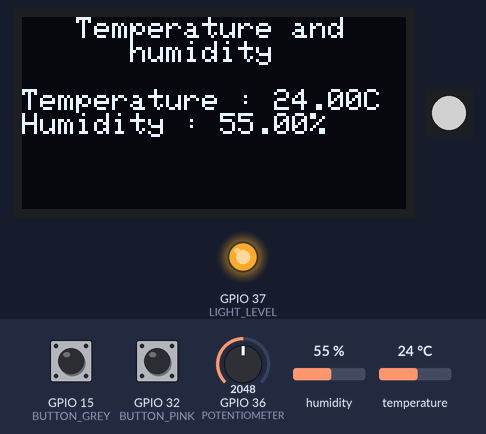
Recording of a sketch running on a simulated ESP32. Shown: 128×64 one-colour display, 1 RGB LEDs in strip order, left to right, output pins drawn as LEDs (lit = HIGH). The inputs (shaded band) are chosen by the test bench; at power-on: GPIO 36 (POTENTIOMETER) = 2048, GPIO 15 (BUTTON_GREY) LOW, GPIO 32 (BUTTON_PINK) LOW, humidity 55 %, temperature 24 °C. Dim RGB values are drawn brighter than linear; WiFi joins after 1.5 s; servers stay silent unless stated; uploads are accepted with an empty reply. At 38.0 s the program puts the board to deep sleep or switches it off; the recording ends there.

Above: at 2.8 s.
2.9 s: GPIO 36 (POTENTIOMETER) set to 19
At 4.1 s:
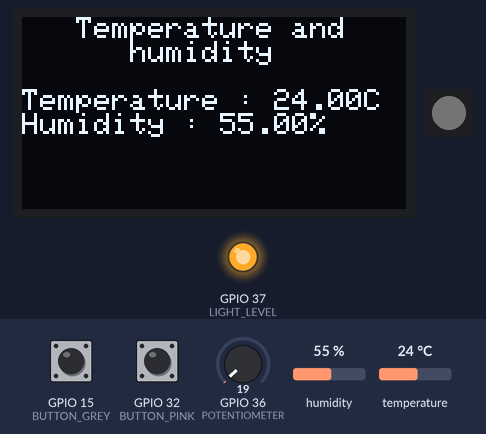
4.4 s: GPIO 36 (POTENTIOMETER) set to 15
At 5.5 s:
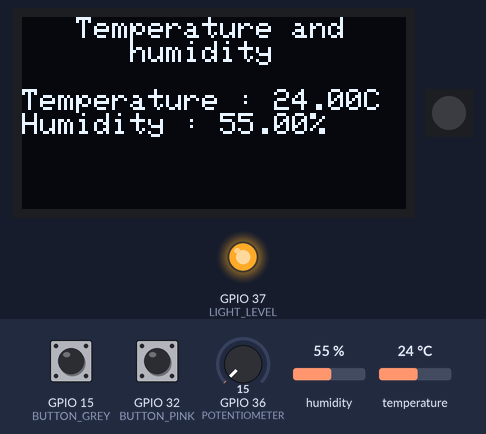
5.9 s: GPIO 15 (BUTTON_GREY) pulled HIGH for 0.15 s
At 6.6 s:
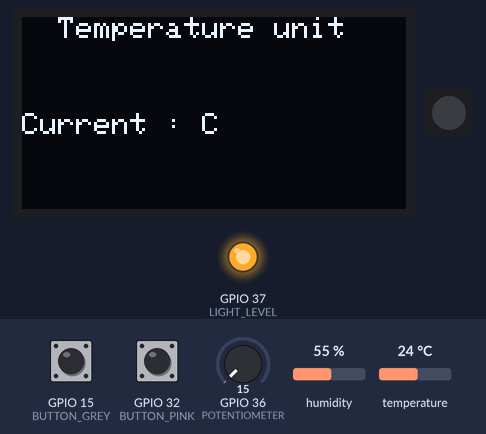
7.6 s: GPIO 32 (BUTTON_PINK) pulled HIGH for 0.15 s
9.2 s: GPIO 15 (BUTTON_GREY) pulled HIGH for 1 s
At 10.6 s:
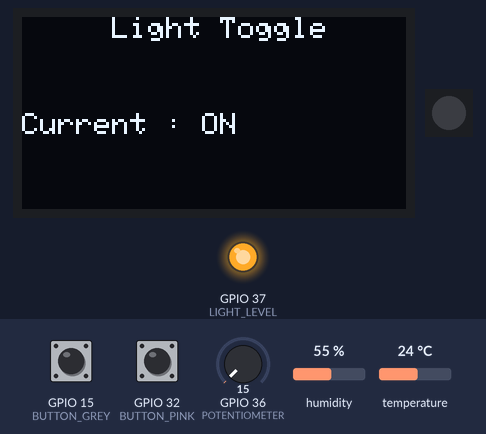
11.7 s: GPIO 32 (BUTTON_PINK) pulled HIGH for 1 s
At 13.3 s:
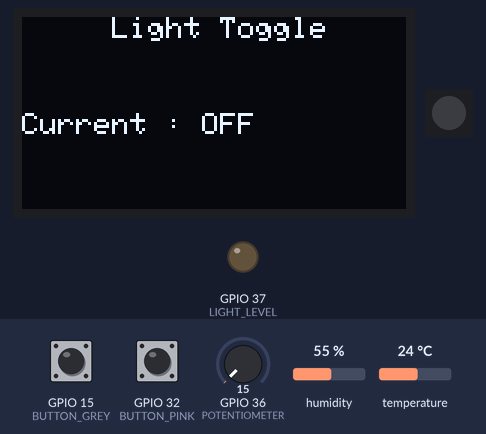
Timing chart, 0 to 14.8 s (numbered marks = the images above; inputs shaded):
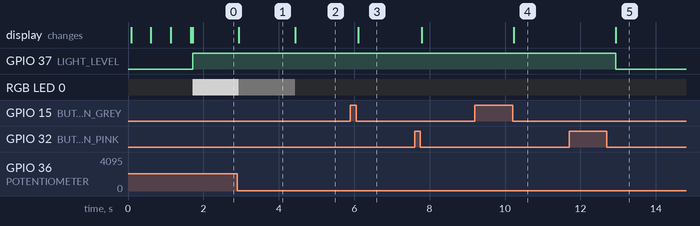

The sketch:

MenuInternetV1.ino
```cpp
#include <SPI.h>
#include <Wire.h>
#include <Adafruit_GFX.h>
#include <Adafruit_SH110X.h>
#include "DHT.h"
#include <analogWrite.h>
#include <Adafruit_NeoPixel.h>
#include <WiFi.h>
#include <ArduinoHttpClient.h>

#define BUTTON_GREY 15
#define BUTTON_PINK 32
#define POTENTIOMETER A0
#define LIGHT_LEVEL A1
#define LIGHT_DATA A5
#define BUTTON_A 15
#define BUTTON_B 32
#define BUTTON_C 14
#define DHTPIN 33
#define DHTTYPE DHT22
#define MIN_DELAY 100
#define SLEEP_DELAY 25000
#define SERIAL_DISPLAY_MODE false

// OLED FeatherWing
Adafruit_SH1107 display = Adafruit_SH1107(64, 128, &Wire);
DHT dht(DHTPIN, DHTTYPE);
Adafruit_NeoPixel strip(1, LIGHT_DATA, NEO_GRB + NEO_KHZ800);


int grey_button_state = LOW;
int pink_button_state = LOW;
int grey_button_state_previous = LOW;
int pink_button_state_previous = LOW;
int analogDiff = 0;
unsigned long grey_previous_press_date = 0;
unsigned long pink_previous_press_date = 0;
unsigned long grey_rise_date = 0;
unsigned long pink_rise_date = 0;
unsigned long grey_fall_date = 0;
unsigned long pink_fall_date = 0;
unsigned long grey_hold_start = 0;
unsigned long pink_hold_start = 0;
unsigned long grey_hold_end = 0;
unsigned long pink_hold_end = 0;
unsigned long analogChangeDate = 0;
bool grey_held = false;
bool pink_held = false;
//WIFI CONNECTION FOR LIGHTS
const char* ssid = "NETGEAR95";
const char* password = "purpleunicorn212";
const char serverAddress[] = "192.168.1.149";
const int port = 80;
WiFiClient wifi;
HttpClient client = HttpClient(wifi, serverAddress, port);
bool wifiConnectionAvailable = false;
//DHT stuff
RTC_DATA_ATTR bool RetardUnitsMode = false;
//Potentiometer stuff
RTC_DATA_ATTR bool DimMode = true;
//Light stuff
RTC_DATA_ATTR int LightLevel = 2048;
RTC_DATA_ATTR int LightData = 4095;
RTC_DATA_ATTR bool LightOn = true;
//Menu stuff
bool processed_current_hold = false;
RTC_DATA_ATTR int currentMenuItem = 0;
RTC_DATA_ATTR int menuItemCount = 5;
RTC_DATA_ATTR int menu_previous_analog_val = 0;
RTC_DATA_ATTR bool menu_forceRender = true;
//forceRender only useful for Serial rendering,
//since screen is constantly refreshed

bool isRise(int state, int prevState){
  return (prevState==LOW and state==HIGH);
}
bool isFall(int state, int prevState){
  return (prevState==HIGH and state==LOW);
}
bool isHold(int state, int prevState){
  return (prevState==HIGH and state==HIGH);
}

bool MenuInteraction(unsigned long b1_completed_press_length, unsigned long b1_current_hold_length, unsigned long b2_completed_press_length, unsigned long b2_current_hold_length, int analog_val, float temp, float humid) {
  unsigned long hold_threshold = 3000;
  //ignore completed hold, it's already been processed
  if (b1_completed_press_length > hold_threshold) {
    b1_completed_press_length = 0;
  }
  if (b2_completed_press_length > hold_threshold) {
    b2_completed_press_length = 0;
  }
  analogDiff = abs(analog_val-menu_previous_analog_val);

  //Doing stuff
  if (b1_completed_press_length > 0) {
    //we got a simple press on b1 (grey)
    //increment menu item number
    currentMenuItem = (currentMenuItem+1)%menuItemCount;
  }
  if (b2_completed_press_length > 0) {
    //we got a simple press on b2 (pink)
    //do contextual stuff
    contextualButtonPress();
  }
  if (analog_val != menu_previous_analog_val) {
    updateLightInfo(analog_val);
  }
  //We have no use for holding, but at least it's there
  //(thought it'd be usefull for going to sleep, missread)

  //Serial NO REFRESH
  //Big oof on that one
  // and b1_current_hold_length==0 and b2_current_hold_length==0
  if (SERIAL_DISPLAY_MODE) {
    if ((menu_forceRender or !(b1_completed_press_length==0 and b2_completed_press_length==0 and analogDiff<64))) {
      RenderMenuSerial(analog_val, temp, humid);
      menu_forceRender = false;
    }
  }
  else {
  //Normally we'd do it all the time to erase possible display errors
  //(and because I think it's good practice)
  RenderMenu(analog_val, temp, humid);
  }

  //update reads previous call values
  menu_previous_analog_val = analog_val;
  return true;
}

void RenderMenu(int analog_val, float temp, float humid) {
  display.clearDisplay();
  display.setCursor(0,0);
  switch (currentMenuItem) {
    case 0:
      //Temperature and humidity
      display.println("   Temperature and \n      humidity");
      display.println();
      display.print("Temperature : ");display.print(temp);display.println(((RetardUnitsMode) ? "F":"C"));
      display.print("Humidity : ");display.print(humid);display.println("%");
      break;
    case 1:
      display.println("  Temperature unit");
      display.println();display.println();display.println();
      display.print("Current : ");display.println(((RetardUnitsMode) ? "F":"C"));
      display.println("                         ");
      break;
    case 2:
      display.println("     Light Toggle");
      display.println();display.println();display.println();
      display.print("Current : ");display.println(((LightOn) ? "ON":"OFF"));
      break;
    case 3:
      display.println(" Potentiometer Action");
      display.println();display.println();display.println();
      display.print("Current : ");display.println(((DimMode) ? "DIM":"COLOR"));
      break;
    case 4:
      display.println("     Go to Sleep ?");
      break;
    default:
      display.println("                         ");
      display.println("  Achievement Unlocked ! ");
      display.println("  How did we get there ? ");
      display.println("                         ");
      break;
  }
  display.display();
}

void RenderMenuSerial(int analog_val, float temp, float humid) {
  switch (currentMenuItem) {
    case 0:
      //Temperature and humidity
      Serial.println("Temperature and humidity ");
      Serial.print("Temperature : ");Serial.print(temp);Serial.println(((RetardUnitsMode) ? "°F":"°C"));
      Serial.print("Humidity : ");Serial.print(humid);Serial.println("%");
      Serial.println("                         ");
      break;
    case 1:
      Serial.println("Temperature unit         ");
      Serial.println("                         ");
      Serial.print("Current : ");Serial.println(((RetardUnitsMode) ? "°F":"°C"));
      Serial.println("                         ");
      break;
    case 2:
      Serial.println("Light Toggle             ");
      Serial.println("                         ");
      Serial.print("Current : ");Serial.println(((LightOn) ? "ON":"OFF"));
      Serial.println("                         ");
      break;
    case 3:
      Serial.println("Potentiometer Action     ");
      Serial.println("                         ");
      Serial.print("Current : ");Serial.println(((DimMode) ? "DIM":"COLOR"));
      Serial.println("                         ");
      break;
    case 4:
      Serial.println("Go to Sleep ?            ");
      Serial.println("                         ");
      Serial.println("                         ");
      Serial.println("                         ");
      break;
    default:
      Serial.println("                         ");
      Serial.println("  Achievement Unlocked ! ");
      Serial.println("  How did we get there ? ");
      Serial.println("                         ");
      break;
  }
}

void a_mimir() {
  display.clearDisplay();
  display.setCursor(0,0);
  display.println("\n\n\n    Going to sleep");
  display.display();
  delay(200);
  display.clearDisplay();
  display.display();
  menu_forceRender = true;
  esp_sleep_enable_ext0_wakeup(GPIO_NUM_15,1);
  esp_deep_sleep_start();
}

void contextualButtonPress() {
  switch (currentMenuItem) {
    case 0:
      //Temperature and humidity
      //Do Nothing
      break;
    case 1:
      //Temperature unit
      //toggle between °F and °C
      RetardUnitsMode = !RetardUnitsMode;
      break;
    case 2:
      //Light toggle
      LightOn = !LightOn;
      LightLevel = (LightOn) ? HIGH:LOW;
      if (wifiConnectionAvailable) {
        String contentType = "application/json";
        String lampStatus;
        if (LightOn) {
          lampStatus = "true";
        }
        else {
          lampStatus = "false";
        }
        String putData = "{\"on\":"+lampStatus+"}";
        display.print(putData);
        client.beginRequest();
        client.put("/api/tVKw0YvtjpSlSKrbBprO1dBnR4aaCygeARmK5Etr/lights/6/state",contentType,putData);
        client.endRequest();
        // read the status code and body of the response
        /*
        int statusCode = client.responseStatusCode();
        String response = client.responseBody();

        display.clearDisplay();
        display.setCursor(0,0);
        display.println(statusCode);
        display.println(response);
        display.display();
        delay(2000);*/
      }
      break;
    case 3:
      //Potentiometer action
      DimMode = !DimMode;
      break;
    case 4:
      //Sleep
      a_mimir();
      break;
    default:
      //TODO deactivate this is we're not using serial in general
      if (SERIAL_DISPLAY_MODE) {
        Serial.println("                         ");
        Serial.println("Achievement Unlocked !   ");
        Serial.println("How did we get there ?   ");
        Serial.println("                         ");
      }
      break;
  }
}

void updateLightInfo(int analog_val) {
  //update global variables for output
  if (DimMode) {
    LightLevel = analog_val;
  }
  else {
    LightData = analog_val;
  }
}


void setup() {
  if (SERIAL_DISPLAY_MODE) {
    Serial.begin(9600);
  }
  else {
    display.begin(0x3C, true);
    display.clearDisplay();
    display.display();
    display.setRotation(1);
    display.setTextSize(1);
    display.setTextColor(SH110X_WHITE);

    display.clearDisplay();
    display.setCursor(0,0);
    WiFi.begin(ssid, password);
    display.print("Connecting");
    display.display();
    int timeoutCounter=0;
    while (WiFi.status() != WL_CONNECTED && timeoutCounter<20) {
      delay(500);
      display.print(".");
      display.display();
      ++timeoutCounter;
    }
    if (WiFi.status() == WL_CONNECTED) {
      display.println();
      display.print("Connected, IP address: ");
      display.println(WiFi.localIP());
      display.display();
      wifiConnectionAvailable = true;
    }
    else {
      display.println("Failed WiFi Connection");
      display.display();
      wifiConnectionAvailable = false;
    }
  }

  //We have resistors so normal input mode
  pinMode(BUTTON_GREY, INPUT);
  pinMode(BUTTON_PINK, INPUT);
  pinMode(LIGHT_LEVEL, OUTPUT);
  strip.begin();           // INITIALIZE NeoPixel strip object (REQUIRED)
  strip.show();            // Turn OFF all pixels ASAP
  strip.setBrightness(128); // Set BRIGHTNESS (max = 255)
  dht.begin();
}

void loop() {
  //Handling inputs locally
  unsigned long current_time;
  grey_button_state_previous = grey_button_state;
  grey_button_state = digitalRead(BUTTON_GREY);
  pink_button_state_previous = pink_button_state;
  pink_button_state = digitalRead(BUTTON_PINK);
  float temperature = dht.readTemperature(RetardUnitsMode);
  float humidity = dht.readHumidity();
  int analog_level = analogRead(POTENTIOMETER);

  current_time = millis();

  if (isnan(temperature)) temperature = 0.0f;
  if (isnan(humidity)) humidity = 0.0f;
  grey_held = false;
  if (isHold(grey_button_state, grey_button_state_previous)) {
    //better track start and finish since loop has no garanteed length
    grey_hold_end = current_time;
    grey_held = true;
  }
  grey_fall_date = grey_rise_date;
  if (isRise(grey_button_state, grey_button_state_previous)) {
    grey_rise_date = current_time;
    grey_hold_start = current_time;
    grey_fall_date = current_time;
  }
  else if (isFall(grey_button_state, grey_button_state_previous)) {
    grey_fall_date = current_time;
    grey_hold_start = grey_hold_end;
    //completed a press
    //checking if it's far enough from the previous one
    if (grey_fall_date-grey_previous_press_date < MIN_DELAY) {
      //ignore the press by 0 length-ing it
      grey_rise_date=grey_fall_date;
    }
    //update last press date
    grey_previous_press_date=grey_fall_date;
    //yes, even if we ignored last press because it was too fast after the last one
    // this will allow us to ignore segments of time where superfast inputs occur
    //Since superfast fake input occurs after real one, should be enough
  }
  //same for pink
  pink_held = false;
  if (isHold(pink_button_state, pink_button_state_previous)) {
    //better track start and finish since loop has no garanteed length
    pink_hold_end = current_time;
    pink_held = true;
  }
  pink_fall_date = pink_rise_date;
  if (isRise(pink_button_state, pink_button_state_previous)) {
    pink_rise_date = current_time;
    pink_hold_start = current_time;
    pink_fall_date = current_time;
  }
  else if (isFall(pink_button_state, pink_button_state_previous)) {
    pink_fall_date = current_time;
    pink_hold_start = pink_hold_end;
    //completed a press
    //checking if it's far enough from the previous one
    if (pink_fall_date-pink_previous_press_date < MIN_DELAY) {
      //ignore the press by 0 length-ing it
      pink_rise_date=pink_fall_date;
    }
    //update last press date
    pink_previous_press_date=pink_fall_date;
    //yes, even if we ignored last press because it was too fast after the last one
    // this will allow us to ignore segments of time where superfast inputs occur
    //Since superfast fake input occurs after real one, should be enough
  }
  if (analogDiff>63) {
    analogChangeDate = current_time;
  }
  MenuInteraction(grey_fall_date-grey_rise_date, grey_hold_end-grey_hold_start, pink_fall_date-pink_rise_date, pink_hold_end-pink_hold_start, analog_level, temperature, humidity);
  //Third one is for analog input change
  if (current_time-grey_previous_press_date > SLEEP_DELAY and current_time-pink_previous_press_date > SLEEP_DELAY and current_time-analogChangeDate > SLEEP_DELAY) {
    a_mimir();
  }

  //At the end, write to output pins for the LED
  digitalWrite(LIGHT_LEVEL, LightOn);
  strip.setBrightness(map(LightLevel,0,4095,0,255));
  //LightData is 12 bits, so each group of 4 should be expanded to 8 bits to make a color
  strip.setPixelColor(0,((LightData>>8)<<4),(((LightData>>4)&15)<<4),((LightData&15)<<4));
  strip.show();
}
```

Measured:
- the behaviour switches between 17 and 16 on GPIO 36 (POTENTIOMETER) (found by bisection; images 1 and 2)
- after the input at 2.9 s, RGB LED 0: RGB(120, 120, 120) → RGB(1, 1, 1) at once
- after the input at 4.4 s, RGB LED 0: RGB(1, 1, 1) → off at once
- after the input at 5.9 s, the display: changes after 0.20 s (image 3)
- after the input at 9.2 s, the display: changes after 1.0 s (image 4)
- after the input at 11.7 s, GPIO 37 (LIGHT_LEVEL): HIGH → LOW after 1.2 s; the display: first differs from a run without the input after 1.2 s (image 5)
